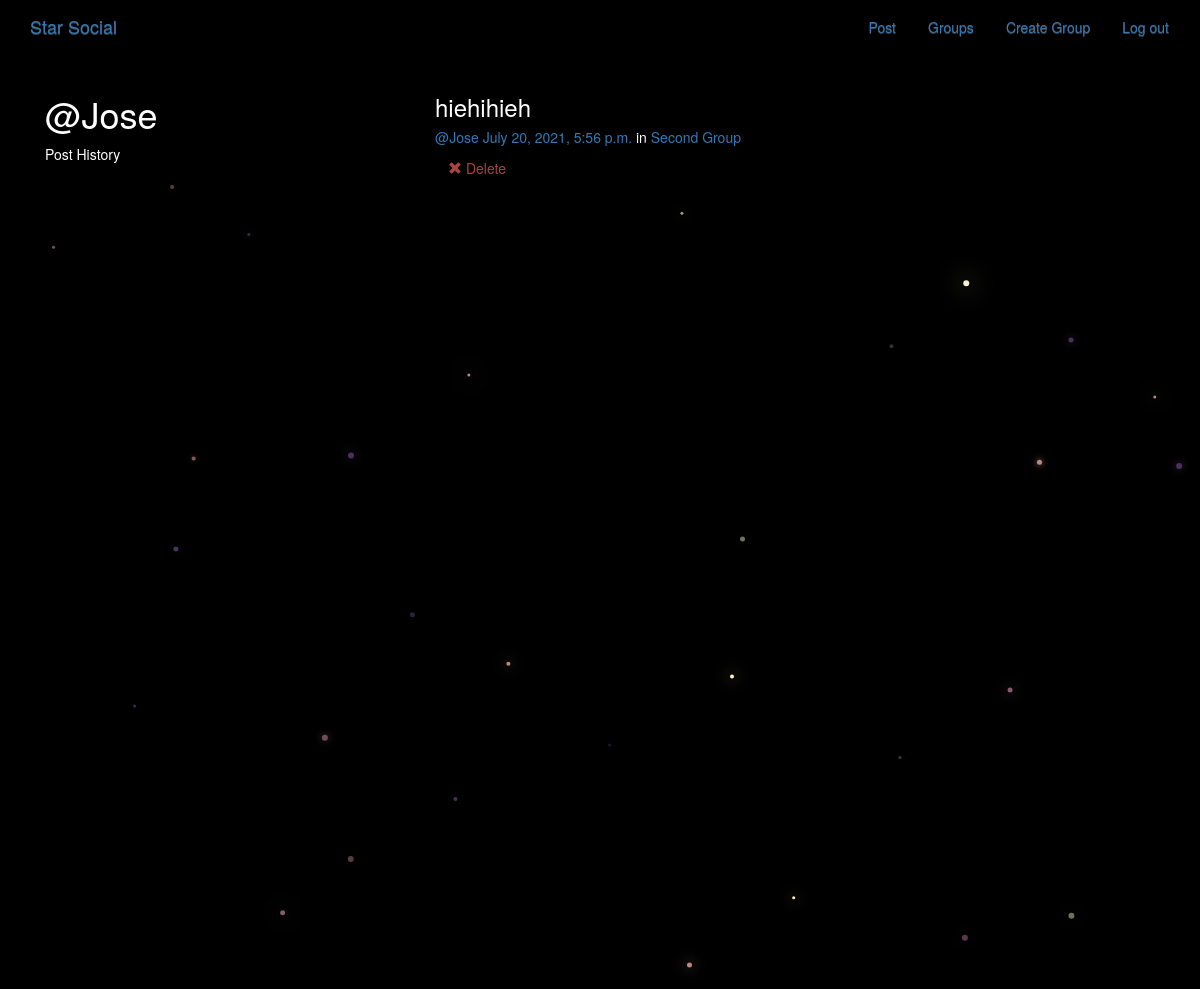
The app's page /posts/by/Jose/ (signed in) with its own data.
### posts/models.py (models this page shows, shortened)
class Post(models.Model):
    user = models.ForeignKey(User, related_name="posts", on_delete= models.CASCADE)
    created_at = models.DateTimeField(auto_now=True)
    message = models.TextField()
    message_html = models.TextField(editable=False)
    group = models.ForeignKey(Group, related_name="posts",null=True, blank=True, on_delete= models.CASCADE)
    class Meta:
        ordering = ["-created_at"]
        unique_together = ["user", "message"]

### groups/models.py (models this page shows, shortened)
class Group(models.Model):
    name = models.CharField(max_length=255, unique=True)
    slug = models.SlugField(allow_unicode=True, unique=True)
    description = models.TextField(blank=True, default='')
    description_html = models.TextField(editable=False, default='', blank=True)
    members = models.ManyToManyField(User,through="GroupMember")
    class Meta:
        ordering = ["name"]

### posts/views.py (the view)
# urls.py: url(r"by/(?P<username>[-\w]+)/$",views.UserPosts.as_view(),name="for_user"),
class UserPosts(generic.ListView):
    model = models.Post
    template_name = "posts/user_post_list.html"
    def get_queryset(self):
        try:
            self.post_user = User.objects.prefetch_related("posts").get(
                username__iexact=self.kwargs.get("username")
            )
        except User.DoesNotExist:
            raise Http404
        else:
            return self.post_user.posts.all()
    def get_context_data(self, **kwargs):
        context = super().get_context_data(**kwargs)
        context["post_user"] = self.post_user
        return context

### posts/templates/posts/user_post_list.html
{% extends "posts/post_base.html" %}
{% block prepost %}
<div class="col-md-4">
	<h1>@{{ post_user.username }}</h1>
	<p>Post History</p>
</div>
{% endblock %}
{% block post_content %}
<div class="col-md-8">
	{% for post in post_list %}
		{% include "posts/_post.html" %}
	{% endfor %}
</div>
{% endblock %}

### posts/templates/posts/_post.html
<div class="post media">
	<h3>{{ post.message_html|safe }}</h3>
	<div class="media-body">
		<h5 class="media-heading">
			<span class="username"><a href="{% url 'posts:for_user' username=post.user.username %}">@{{ post.user.username }}</a></span>
			<time class="time"><a href="{% url 'posts:single' username=post.user.username pk=post.pk %}">{{ post.created_at }}</a></time>
			{% if post.group %}
			<span class="group-name">in <a href="#">{{ post.group.name }}</a></span>
			{% endif %}
		</h5>
		<div class="media-footer">
			{% if user.is_authenticated and post.user == user and not hide_delete %}
				<a href="{% url 'posts:delete' pk=post.pk %}" title="delete" class="btn btn-simple">
					<span class="glyphicon glyphicon-remove text-danger" aria-hidden="true"></span>
					<span class="text-danger icon-label">Delete</span>
				</a>
			{% endif %}
		</div>
	</div>
</div>

### static/simplesocial/css/master.css (style rules this page uses)
body { margin: 0; overflow: hidden; background-color: black; color:white; }

### records on screen
Post: message_html "hiehihieh", user.username "Jose", created_at "July 20, 2021, 5:56 p.m.", group.name "Second Group", shows "Delete"

### other values on screen
{{ post_user.username }} "Jose"
